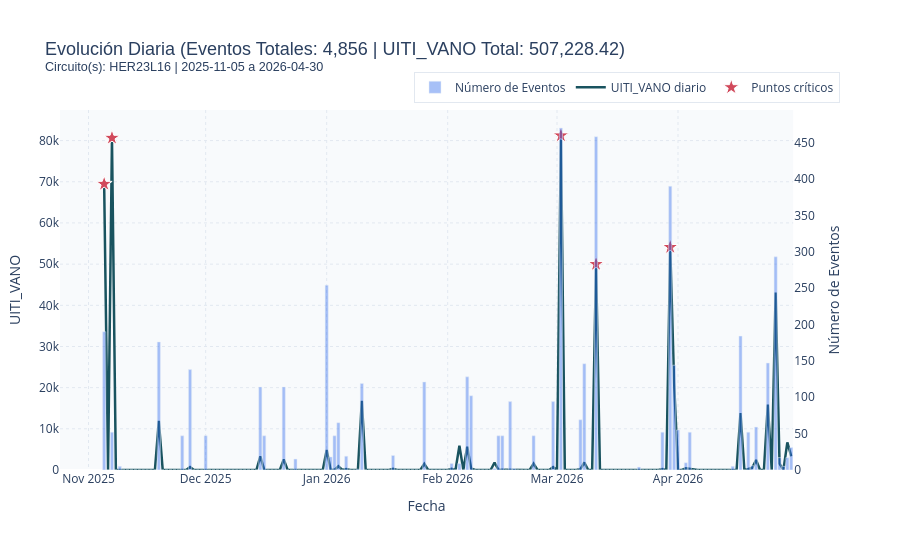

Write notebook code for a chart like this one.
### Code cell
fig_critical = plot_interactive_critical_points(
    daily_df,
    critical_points,
    selected_circuitos=selected_circuitos_effective,
    start_date=start_effective,
    end_date=end_effective,
)
fig_critical.show()
site_critical_points_path = export_plotly_figure_html(fig_critical, "base_critical_points.html")
print(f"Puntos críticos web actualizados: {site_critical_points_path.name}")

### Figure 1 — Plotly figure (JSON) as saved in the notebook; plotly's stock layout.template omitted (floating-point values rounded to 4 significant figures; data arrays with more than 128 entries replaced by an {"elided": "..."} marker saying what was removed)
{"data": [{"hovertemplate": "Fecha: %{x|%Y-%m-%d}<br>Eventos: %{y}<extra></extra>", "marker": {"color": "rgba(37, 99, 235, 0.4)"}, "name": "Número de Eventos", "type": "bar", "x": {"elided": "177 str values"}, "xaxis": "x", "y": {"elided": "177 int values"}, "yaxis": "y2"}, {"hovertemplate": "Fecha: %{x|%Y-%m-%d}<br>UITI_VANO: %{y:.2f}<extra></extra>", "line": {"color": "#19535F", "width": 2.5}, "mode": "lines", "name": "UITI_VANO diario", "type": "scatter", "x": {"elided": "177 str values"}, "xaxis": "x", "y": {"elided": "177 float values"}, "yaxis": "y"}, {"hovertemplate": "<b>Punto Crítico</b><br>Fecha: %{x|%Y-%m-%d}<br>UITI_VANO: %{y:.2f}<extra></extra>", "marker": {"color": "#D1495B", "line": {"color": "white", "width": 1}, "size": 12, "symbol": "star"}, "mode": "markers", "name": "Puntos críticos", "type": "scatter", "x": ["2025-11-05T00:00:00.000000", "2025-11-07T00:00:00.000000", "2026-03-02T00:00:00.000000", "2026-03-11T00:00:00.000000", "2026-03-30T00:00:00.000000"], "xaxis": "x", "y": [69470.0, 80660.0, 81240.0, 50000.0, 54140.0], "yaxis": "y"}], "layout": {"height": 550, "hovermode": "x unified", "legend": {"bgcolor": "rgba(255, 255, 255, 0.95)", "bordercolor": "#e2e8f0", "borderwidth": 1, "orientation": "h", "x": 1, "xanchor": "right", "y": 1.02, "yanchor": "bottom"}, "margin": {"b": 80, "l": 60, "r": 60, "t": 110}, "paper_bgcolor": "#ffffff", "plot_bgcolor": "#f8fafc", "title": {"font": {"family": "Arial, sans-serif", "size": 18}, "text": "Evolución Diaria (Eventos Totales: 4,856 | UITI_VANO Total: 507,228.42)<br><sup>Circuito(s): HER23L16 | 2025-11-05 a 2026-04-30</sup>"}, "xaxis": {"anchor": "y", "domain": [0, 0.94], "gridcolor": "#e2e8f0", "griddash": "dot", "showgrid": true, "title": {"text": "Fecha"}}, "yaxis": {"anchor": "x", "domain": [0, 1], "gridcolor": "#e2e8f0", "griddash": "dot", "rangemode": "tozero", "showgrid": true, "title": {"text": "UITI_VANO"}}, "yaxis2": {"anchor": "x", "overlaying": "y", "rangemode": "tozero", "showgrid": false, "side": "right", "title": {"text": "Número de Eventos"}}}}
